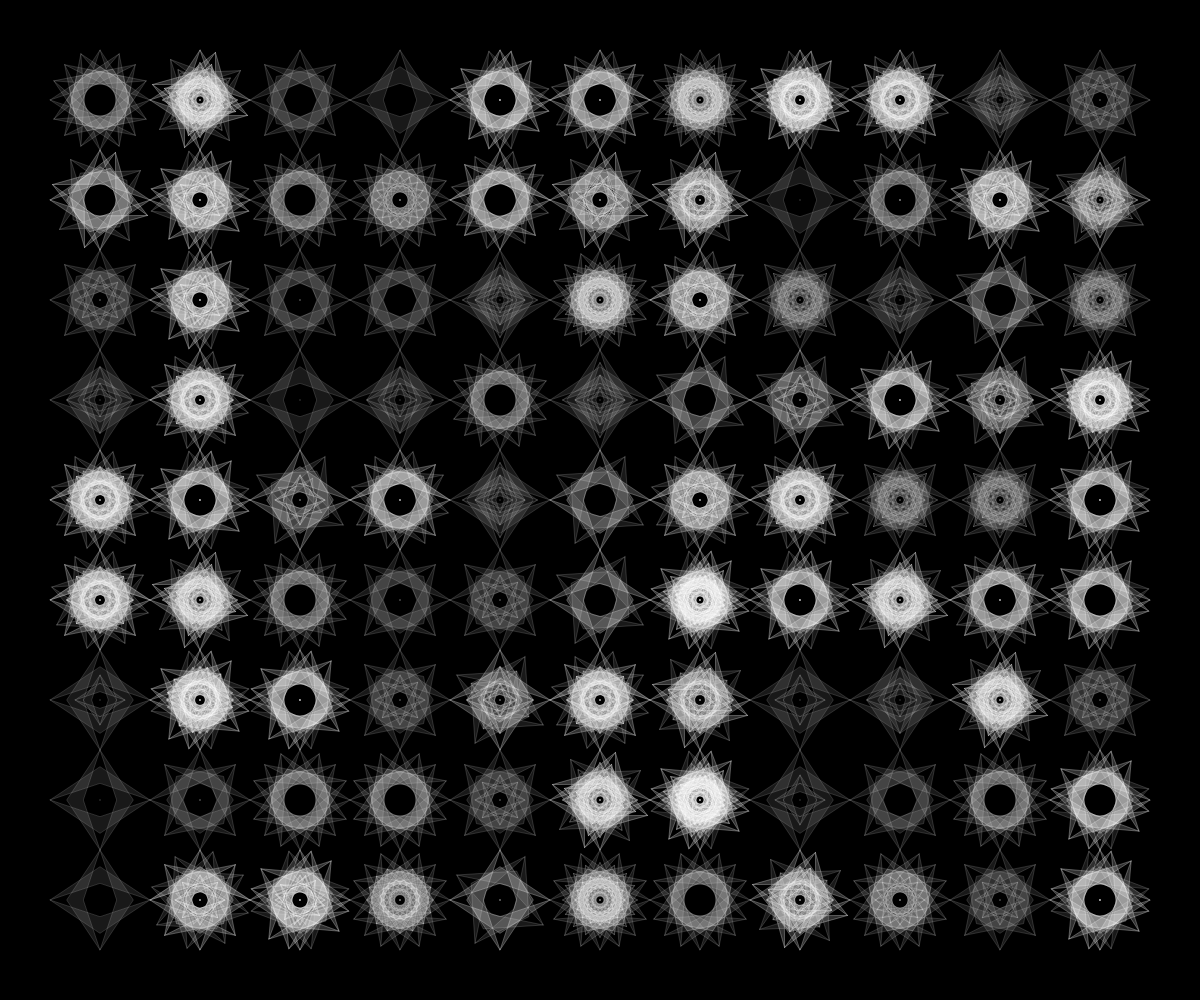
Frame 1 (no input)
Frame 60 (no input): identical to frame 1, image omitted
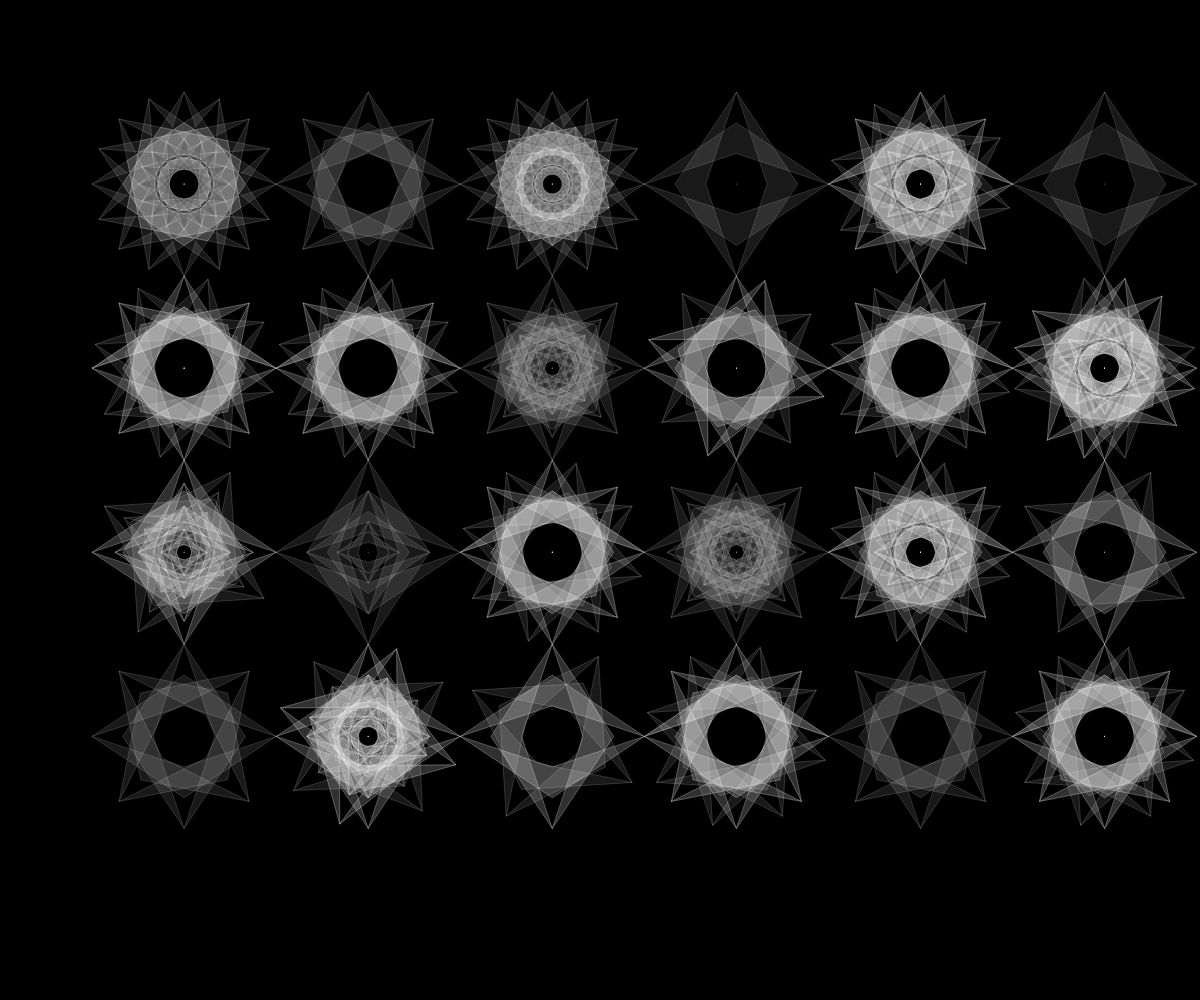
Frame 120 (the mouse pressed at the canvas centre since frame 60)

The p5.js sketch that drew these frames (run headless with seeded random() and noise() and a simulated clock; from frame 60 on, the mouse is pressed at the canvas centre):

// p5.js sketch
// ── sketch.js
var res = 0
var recursion = 4;
var siz = 100

function setup() {

    createCanvas(windowWidth, windowHeight);

    background(0);

    seed = random(1000);
    res = PI / 2;

}


function draw() {

    background(0);
    randomSeed(seed)
    strokeWeight(0.15)
    stroke(255)
    fill(255, 25)
    //noFill()

    for (var i = siz; i < windowWidth - siz/2; i += siz) {
        for (var j = siz; j < windowHeight - siz/2; j += siz) {
            res = PI / (int(random(1, 8)) * 2)
    recursion = int(random(1, 6))
            push()
            translate(i, j)
            drawMe(siz/2, res, recursion)
            pop()
        }
    }
}





function drawMe(sz, angle, level) {


    for (var i = 0; i < TWO_PI; i += angle) {
        rotate(i);

        push();
        beginShape();
        vertex(0 - sz, 0);
        vertex(0, 0 + sz * 2 / 3);
        vertex(0 + sz, 0);
        vertex(0, 0 + sz * 1 / 3);
        vertex(0 - sz, 0);
        endShape();
        pop();

    }

    if (level > 1) {
        level -= 1;
        drawMe(sz - (sz/level) , res, level)
    }
}


function mousePressed() {
    siz = random(50, 350)
    seed = random(10000)



}
